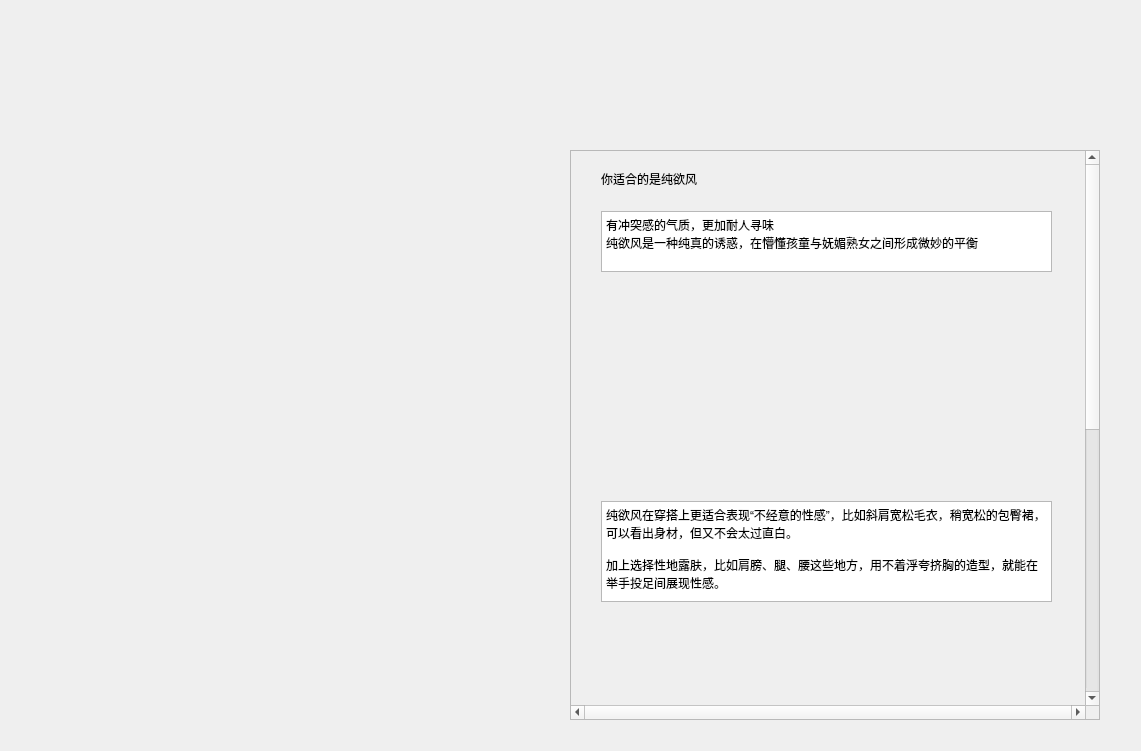
<?xml version="1.0" encoding="UTF-8"?>
<ui version="4.0">
 <class>w_s_r</class>
 <widget class="QWidget" name="w_s_r">
  <property name="geometry">
   <rect>
    <x>0</x>
    <y>0</y>
    <width>1141</width>
    <height>751</height>
   </rect>
  </property>
  <property name="minimumSize">
   <size>
    <width>800</width>
    <height>600</height>
   </size>
  </property>
  <property name="maximumSize">
   <size>
    <width>1141</width>
    <height>751</height>
   </size>
  </property>
  <property name="windowTitle">
   <string>Form</string>
  </property>
  <widget class="QScrollArea" name="scrollArea">
   <property name="geometry">
    <rect>
     <x>570</x>
     <y>150</y>
     <width>530</width>
     <height>570</height>
    </rect>
   </property>
   <property name="verticalScrollBarPolicy">
    <enum>Qt::ScrollBarAlwaysOn</enum>
   </property>
   <property name="horizontalScrollBarPolicy">
    <enum>Qt::ScrollBarAlwaysOn</enum>
   </property>
   <property name="widgetResizable">
    <bool>false</bool>
   </property>
   <widget class="QWidget" name="scrollAreaWidgetContents">
    <property name="geometry">
     <rect>
      <x>0</x>
      <y>0</y>
      <width>500</width>
      <height>1100</height>
     </rect>
    </property>
    <widget class="QLabel" name="label">
     <property name="geometry">
      <rect>
       <x>30</x>
       <y>20</y>
       <width>221</width>
       <height>16</height>
      </rect>
     </property>
     <property name="text">
      <string>你适合的是纯欲风</string>
     </property>
    </widget>
    <widget class="QTextBrowser" name="textBrowser">
     <property name="geometry">
      <rect>
       <x>30</x>
       <y>60</y>
       <width>451</width>
       <height>61</height>
      </rect>
     </property>
     <property name="html">
      <string>&lt;!DOCTYPE HTML PUBLIC &quot;-//W3C//DTD HTML 4.0//EN&quot; &quot;http://www.w3.org/TR/REC-html40/strict.dtd&quot;&gt;
&lt;html&gt;&lt;head&gt;&lt;meta name=&quot;qrichtext&quot; content=&quot;1&quot; /&gt;&lt;style type=&quot;text/css&quot;&gt;
p, li { white-space: pre-wrap; }
&lt;/style&gt;&lt;/head&gt;&lt;body style=&quot; font-family:'SimSun'; font-size:9pt; font-weight:400; font-style:normal;&quot;&gt;
&lt;p style=&quot; margin-top:0px; margin-bottom:0px; margin-left:0px; margin-right:0px; -qt-block-indent:0; text-indent:0px;&quot;&gt;有冲突感的气质，更加耐人寻味&lt;/p&gt;
&lt;p style=&quot; margin-top:0px; margin-bottom:0px; margin-left:0px; margin-right:0px; -qt-block-indent:0; text-indent:0px;&quot;&gt;纯欲风是一种纯真的诱惑，在懵懂孩童与妩媚熟女之间形成微妙的平衡&lt;/p&gt;&lt;/body&gt;&lt;/html&gt;</string>
     </property>
    </widget>
    <widget class="QLabel" name="label_2">
     <property name="geometry">
      <rect>
       <x>30</x>
       <y>130</y>
       <width>451</width>
       <height>211</height>
      </rect>
     </property>
     <property name="text">
      <string/>
     </property>
    </widget>
    <widget class="QTextBrowser" name="textBrowser_2">
     <property name="geometry">
      <rect>
       <x>30</x>
       <y>350</y>
       <width>451</width>
       <height>101</height>
      </rect>
     </property>
     <property name="html">
      <string>&lt;!DOCTYPE HTML PUBLIC &quot;-//W3C//DTD HTML 4.0//EN&quot; &quot;http://www.w3.org/TR/REC-html40/strict.dtd&quot;&gt;
&lt;html&gt;&lt;head&gt;&lt;meta name=&quot;qrichtext&quot; content=&quot;1&quot; /&gt;&lt;style type=&quot;text/css&quot;&gt;
p, li { white-space: pre-wrap; }
&lt;/style&gt;&lt;/head&gt;&lt;body style=&quot; font-family:'SimSun'; font-size:9pt; font-weight:400; font-style:normal;&quot;&gt;
&lt;p style=&quot; margin-top:0px; margin-bottom:0px; margin-left:0px; margin-right:0px; -qt-block-indent:0; text-indent:0px;&quot;&gt;纯欲风在穿搭上更适合表现“不经意的性感”，比如斜肩宽松毛衣，稍宽松的包臀裙，可以看出身材，但又不会太过直白。&lt;/p&gt;
&lt;p style=&quot;-qt-paragraph-type:empty; margin-top:0px; margin-bottom:0px; margin-left:0px; margin-right:0px; -qt-block-indent:0; text-indent:0px;&quot;&gt;&lt;br /&gt;&lt;/p&gt;
&lt;p style=&quot; margin-top:0px; margin-bottom:0px; margin-left:0px; margin-right:0px; -qt-block-indent:0; text-indent:0px;&quot;&gt;加上选择性地露肤，比如肩膀、腿、腰这些地方，用不着浮夸挤胸的造型，就能在举手投足间展现性感。&lt;/p&gt;&lt;/body&gt;&lt;/html&gt;</string>
     </property>
    </widget>
    <widget class="QLabel" name="label_3">
     <property name="geometry">
      <rect>
       <x>30</x>
       <y>460</y>
       <width>441</width>
       <height>231</height>
      </rect>
     </property>
     <property name="text">
      <string/>
     </property>
    </widget>
    <widget class="QTextBrowser" name="textBrowser_3">
     <property name="geometry">
      <rect>
       <x>30</x>
       <y>710</y>
       <width>451</width>
       <height>61</height>
      </rect>
     </property>
     <property name="html">
      <string>&lt;!DOCTYPE HTML PUBLIC &quot;-//W3C//DTD HTML 4.0//EN&quot; &quot;http://www.w3.org/TR/REC-html40/strict.dtd&quot;&gt;
&lt;html&gt;&lt;head&gt;&lt;meta name=&quot;qrichtext&quot; content=&quot;1&quot; /&gt;&lt;style type=&quot;text/css&quot;&gt;
p, li { white-space: pre-wrap; }
&lt;/style&gt;&lt;/head&gt;&lt;body style=&quot; font-family:'SimSun'; font-size:9pt; font-weight:400; font-style:normal;&quot;&gt;
&lt;p style=&quot; margin-top:0px; margin-bottom:0px; margin-left:0px; margin-right:0px; -qt-block-indent:0; text-indent:0px;&quot;&gt;颜色上浅色系是首选，比如经典的白色，或者柔和的浅黄、浅粉，兼具清纯感和性感。如果皮肤很白，也可以选择明艳的亮色来放大女性感。&lt;/p&gt;&lt;/body&gt;&lt;/html&gt;</string>
     </property>
    </widget>
    <widget class="QLabel" name="label_4">
     <property name="geometry">
      <rect>
       <x>30</x>
       <y>790</y>
       <width>451</width>
       <height>251</height>
      </rect>
     </property>
     <property name="text">
      <string/>
     </property>
    </widget>
   </widget>
  </widget>
 </widget>
 <resources/>
 <connections/>
</ui>
